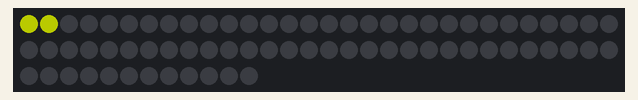
Bench run of a sketch on a simulated ESP8266 (NodeMCU). Shown: 72 RGB LEDs in strip order, left to right, continuing on the next row. Dim RGB values are drawn brighter than linear; WiFi joins after 1.5 s; servers stay silent unless stated; colours are those a GRB WS2812 strip shows for the declared byte order; random numbers use the default seed unless the sketch sets one; what the sketch prints to the serial monitor is not drawn.

Above: at 1.57 s.
At 5.65 s:
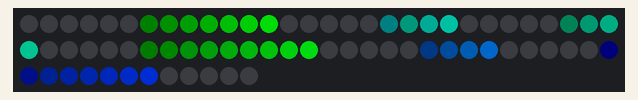
At 10.89 s:
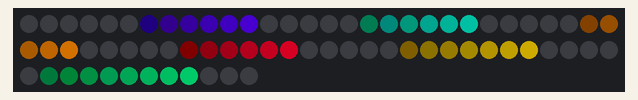
At 20.77 s:
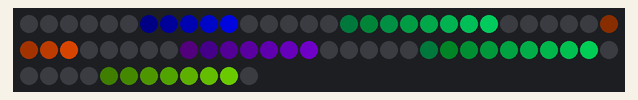
At 29.61 s:
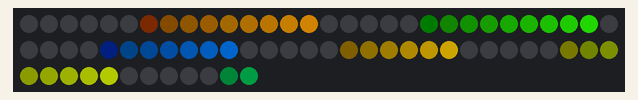
At 39.59 s:
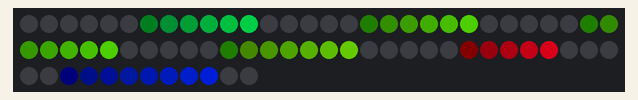

The sketch:

firework_ws2812.ino
```cpp
/*
   祝大家新年快乐！
*/
#include <ArduinoOTA.h>//无线升级,便于调试

#include <FastLED.h>
#define STASSID "abcdefg"//wifi名字
#define STAPSK  "qwerpoi"//wifi密码
//灯珠数量
#define NUM_LEDS 72

//ESP8266开发板 引脚GPIO 5
#define DATA_PIN 5
int pluse; //每节发送的灯珠数量

CRGB leds[NUM_LEDS];
int H;//颜色
int delta;
void setup() {
  FastLED.addLeds<WS2812B, DATA_PIN, RGB>(leds, NUM_LEDS);  // GRB ordering is typical
  // END of Trinket-specific code.
  WiFi.mode(WIFI_STA);
  WiFi.begin(STASSID, STAPSK);
  while (WiFi.status() != WL_CONNECTED) {
    Serial.print('.');
    delay(500);
  }
  ArduinoOTA.begin();
}

void loop() {
  ArduinoOTA.handle();
  pluse = random(4, 10);//每节灯珠数量随机4-9
  H = random(10, 255);//每节效果的颜色
  delta = int(200 / pluse);
  for (int s = 0; s < pluse + 5; s++)//0-pluse-1刷新颜色
  {
    leds[0] = CHSV(H, 255, 200 - delta * s);
    if (s >= pluse) //pluse-pluse+4 5个灯珠熄灭
    {
      leds[0] = CHSV(H, 255, 0);
    }
    for (int i = NUM_LEDS - 1 ; i > 0 ; i--)
    {
      leds[i] = leds[i - 1];
    }
    FastLED.show();
    delay(50 - pluse);
  }


}
```
